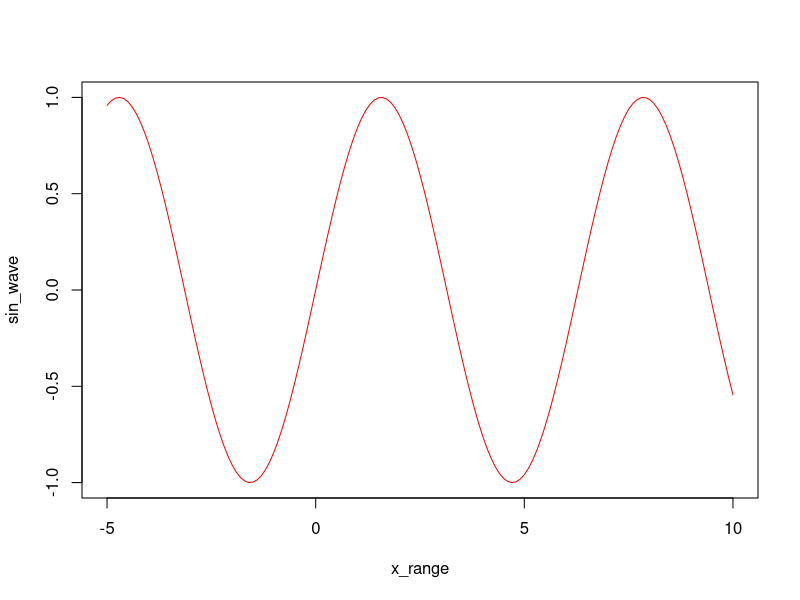

Recreate this plot in R.
## ---- chunk 1
knitr::opts_chunk$set(echo = TRUE)
## ---- chunk 2
n <- 10:49
length(n)
n + 1
m <- 10:1
m <- seq(10, 1)
m - n
## ---- chunk 3
x_range <- seq(-5, 10, .1)
sin_wave <- sin(x_range)
plot(x_range, sin_wave, type="l", col="red")
## ---- chunk 4
first_nums <- 40:50
next_nums <- seq(51, 60)
combo <- c(first_nums, next_nums)
combo[7]
combo[5:8]
new_vector <- c(combo[1:3], combo[19:21])
new_vector
## ---- chunk 5
roll_dice <- function() {
  return(sample(c(1:6), 1))
}
roll_dice()
## ---- chunk 6
roll_dice <- function() {
  return(sample(c(1:6), 1))
}
roll_2dice <- function() {
  return(sum(roll_dice(), roll_dice()))
}
roll_2dice()

## ---- chunk 7
# Your one-roll function goes here
roll_diceA <- function() {
  return(sample(c(1:6), 1))
}
roll_diceB <- function() {
  return(sample(c(1:6), 1))
}
max_with_name <- function() {
  a <- roll_diceA()
  b <- roll_diceB()
  name_a <- "Adam"
  name_b <- "John"
  if (a == b) {
    a_retry <- roll_diceA()
    b_retry <- roll_diceB()
    if (a_retry == b_retry) {
      return(print("draw")) }
    else if (a_retry > b_retry) {
      return(paste(name_a, a)) }
    else {
      return(paste(name_b, b)) } }
  else if (a > b) {
    return(paste(name_a, a)) }
  else {
    return(paste(name_b, b)) }
}
max_with_name()
## ---- chunk 8
fifteen <- function() {
  john <- "John"
  adam <- "Adam"
  john_rolls <- sample(1:6, 15, replace = TRUE)
  adam_rolls <- sample(1:6, 15, replace = TRUE)
  john_wins <- sum(john_rolls > adam_rolls)
  adam_wins <- sum(adam_rolls > john_rolls)
  if (john_wins > adam_wins) {
    return(john) }
  else if (adam_wins > john_wins) {
    return(adam) }
  else {
    return("Tie") }
}
fifteen()
## ---- chunk 9
# Your "cheating" function goes here
fifteen_cheat <- function() {
  john <- "John"
  adam <- "Adam"
  john_rolls <- sample(1:6, 15, replace = TRUE, prob=c(.1,.1,.1,.2,.2,.3))
  adam_rolls <- sample(1:6, 15, replace = TRUE, prob=c(.95,.01,.01,.01,.01,.01))
  john_wins <- sum(john_rolls > adam_rolls)
  adam_wins <- sum(adam_rolls > john_rolls)
  if (john_wins > adam_wins) {
    return(john) }
  else if (adam_wins > john_wins) {
    return(adam) }
  else {
    return("Tie") }
}
fifteen_cheat()
## ---- chunk 10
# Making basic vectors
dogs <- c("dachsund", "lab", "pug")
dogs
numbers <- c(1,2,3,4,5)
numbers

# Some ways to work with vectors
typeof(numbers)
length(numbers)

# Sequences
degrees <- seq(0,360)
count_by_3 <- seq(3, 21, 3)
count_by_3
random_decimals <- seq(1, 10, length.out=11)
random_decimals

# More ways to make a vector
colon_list <- 1:9
colon_list
repeat_func <- rep(5,3)
repeat_func

# Sampling
samp <- sample(x=colon_list, size=4, replace=TRUE)
samp
samp2 <- sample(x=c("Heads", "Tails"), size=5, replace=TRUE)
samp2
unfair_coin <- sample(c("H","T"), 8, replace=TRUE, prob=c(.90, .10))
unfair_coin

# Cbind and table functions
die_rolls <- 6:1
die_rolls
die_probs <- c(rep(.25, 5), .4)
die_probs
cbind(die_rolls, die_probs)
table(sample(die_rolls, 100, replace=TRUE, prob=die_probs))
